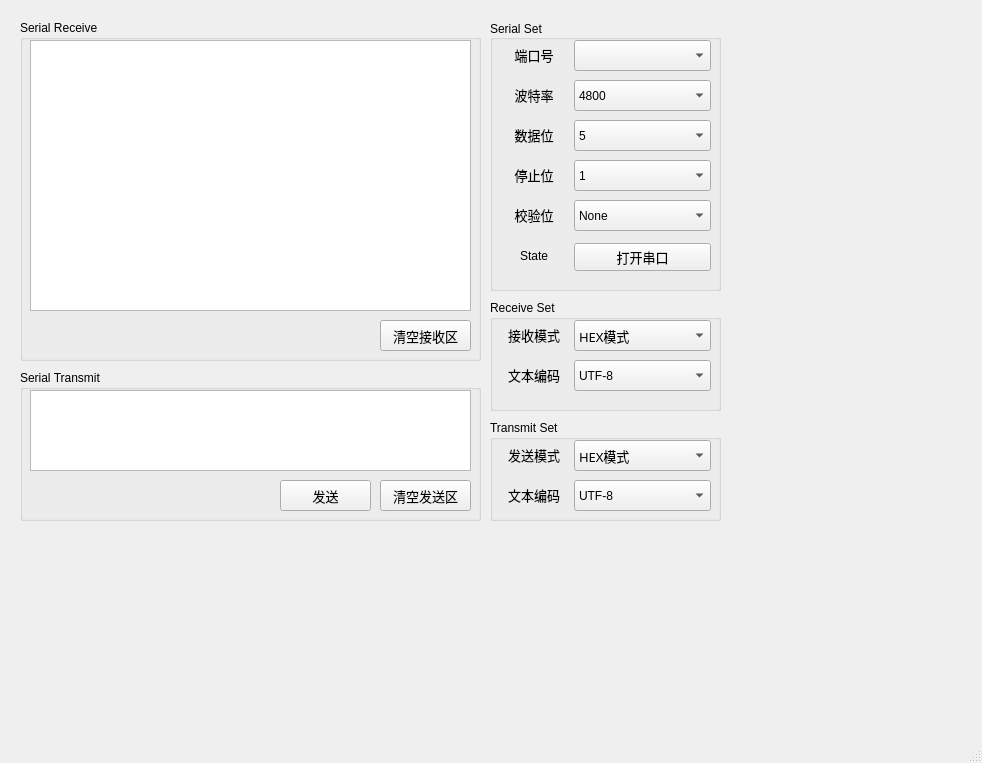
<?xml version="1.0" encoding="UTF-8"?>
<ui version="4.0">
 <class>MainWindow</class>
 <widget class="QMainWindow" name="MainWindow">
  <property name="enabled">
   <bool>true</bool>
  </property>
  <property name="geometry">
   <rect>
    <x>0</x>
    <y>0</y>
    <width>982</width>
    <height>763</height>
   </rect>
  </property>
  <property name="sizePolicy">
   <sizepolicy hsizetype="Expanding" vsizetype="Expanding">
    <horstretch>0</horstretch>
    <verstretch>0</verstretch>
   </sizepolicy>
  </property>
  <property name="mouseTracking">
   <bool>false</bool>
  </property>
  <property name="focusPolicy">
   <enum>Qt::FocusPolicy::StrongFocus</enum>
  </property>
  <property name="windowTitle">
   <string>MainWindow</string>
  </property>
  <property name="autoFillBackground">
   <bool>false</bool>
  </property>
  <widget class="QWidget" name="centralwidget">
   <widget class="QGroupBox" name="Receive_set_area">
    <property name="geometry">
     <rect>
      <x>490</x>
      <y>300</y>
      <width>231</width>
      <height>111</height>
     </rect>
    </property>
    <property name="sizePolicy">
     <sizepolicy hsizetype="Expanding" vsizetype="Expanding">
      <horstretch>0</horstretch>
      <verstretch>0</verstretch>
     </sizepolicy>
    </property>
    <property name="title">
     <string>Receive Set</string>
    </property>
    <widget class="QWidget" name="layoutWidget_9">
     <property name="geometry">
      <rect>
       <x>10</x>
       <y>60</y>
       <width>211</width>
       <height>31</height>
      </rect>
     </property>
     <layout class="QHBoxLayout" name="horizontalLayout_12" stretch="1,2">
      <item>
       <widget class="QLabel" name="Checkbits_label_3">
        <property name="font">
         <font>
          <family>微软雅黑</family>
          <pointsize>10</pointsize>
         </font>
        </property>
        <property name="mouseTracking">
         <bool>true</bool>
        </property>
        <property name="text">
         <string>&lt;html&gt;&lt;head/&gt;&lt;body&gt;&lt;p align=&quot;center&quot;&gt;文本编码&lt;/p&gt;&lt;/body&gt;&lt;/html&gt;</string>
        </property>
        <property name="textFormat">
         <enum>Qt::TextFormat::AutoText</enum>
        </property>
       </widget>
      </item>
      <item>
       <widget class="SerialComboBox" name="Receive_text_encoder">
        <property name="enabled">
         <bool>true</bool>
        </property>
        <property name="sizePolicy">
         <sizepolicy hsizetype="Preferred" vsizetype="Preferred">
          <horstretch>0</horstretch>
          <verstretch>0</verstretch>
         </sizepolicy>
        </property>
        <item>
         <property name="text">
          <string>UTF-8</string>
         </property>
        </item>
        <item>
         <property name="text">
          <string>GBK</string>
         </property>
        </item>
       </widget>
      </item>
     </layout>
    </widget>
    <widget class="QWidget" name="layoutWidget_8">
     <property name="geometry">
      <rect>
       <x>10</x>
       <y>20</y>
       <width>211</width>
       <height>31</height>
      </rect>
     </property>
     <layout class="QHBoxLayout" name="horizontalLayout_11" stretch="1,2">
      <item>
       <widget class="QLabel" name="Receive_mode">
        <property name="font">
         <font>
          <family>微软雅黑</family>
          <pointsize>10</pointsize>
         </font>
        </property>
        <property name="mouseTracking">
         <bool>true</bool>
        </property>
        <property name="text">
         <string>&lt;html&gt;&lt;head/&gt;&lt;body&gt;&lt;p align=&quot;center&quot;&gt;接收模式&lt;/p&gt;&lt;/body&gt;&lt;/html&gt;</string>
        </property>
        <property name="textFormat">
         <enum>Qt::TextFormat::AutoText</enum>
        </property>
       </widget>
      </item>
      <item>
       <widget class="SerialComboBox" name="Receive_mode_list">
        <property name="enabled">
         <bool>true</bool>
        </property>
        <property name="sizePolicy">
         <sizepolicy hsizetype="Preferred" vsizetype="Preferred">
          <horstretch>0</horstretch>
          <verstretch>0</verstretch>
         </sizepolicy>
        </property>
        <property name="font">
         <font>
          <family>微软雅黑</family>
          <pointsize>10</pointsize>
         </font>
        </property>
        <item>
         <property name="text">
          <string>HEX模式</string>
         </property>
        </item>
        <item>
         <property name="text">
          <string>文本模式</string>
         </property>
        </item>
       </widget>
      </item>
     </layout>
    </widget>
   </widget>
   <widget class="QGroupBox" name="Transmit_set_area">
    <property name="geometry">
     <rect>
      <x>490</x>
      <y>420</y>
      <width>231</width>
      <height>101</height>
     </rect>
    </property>
    <property name="sizePolicy">
     <sizepolicy hsizetype="Expanding" vsizetype="Expanding">
      <horstretch>0</horstretch>
      <verstretch>0</verstretch>
     </sizepolicy>
    </property>
    <property name="title">
     <string>Transmit Set</string>
    </property>
    <widget class="QWidget" name="layoutWidget_11">
     <property name="geometry">
      <rect>
       <x>10</x>
       <y>60</y>
       <width>211</width>
       <height>31</height>
      </rect>
     </property>
     <layout class="QHBoxLayout" name="horizontalLayout_14" stretch="1,2">
      <item>
       <widget class="QLabel" name="Checkbits_label_5">
        <property name="font">
         <font>
          <family>微软雅黑</family>
          <pointsize>10</pointsize>
         </font>
        </property>
        <property name="mouseTracking">
         <bool>true</bool>
        </property>
        <property name="text">
         <string>&lt;html&gt;&lt;head/&gt;&lt;body&gt;&lt;p align=&quot;center&quot;&gt;文本编码&lt;/p&gt;&lt;/body&gt;&lt;/html&gt;</string>
        </property>
        <property name="textFormat">
         <enum>Qt::TextFormat::AutoText</enum>
        </property>
       </widget>
      </item>
      <item>
       <widget class="SerialComboBox" name="Transmit_text_encoder">
        <property name="enabled">
         <bool>true</bool>
        </property>
        <property name="sizePolicy">
         <sizepolicy hsizetype="Preferred" vsizetype="Preferred">
          <horstretch>0</horstretch>
          <verstretch>0</verstretch>
         </sizepolicy>
        </property>
        <item>
         <property name="text">
          <string>UTF-8</string>
         </property>
        </item>
        <item>
         <property name="text">
          <string>GBK</string>
         </property>
        </item>
       </widget>
      </item>
     </layout>
    </widget>
    <widget class="QWidget" name="layoutWidget_10">
     <property name="geometry">
      <rect>
       <x>10</x>
       <y>20</y>
       <width>211</width>
       <height>31</height>
      </rect>
     </property>
     <layout class="QHBoxLayout" name="horizontalLayout_13" stretch="1,2">
      <item>
       <widget class="QLabel" name="Transmit_mode">
        <property name="font">
         <font>
          <family>微软雅黑</family>
          <pointsize>10</pointsize>
         </font>
        </property>
        <property name="mouseTracking">
         <bool>true</bool>
        </property>
        <property name="text">
         <string>&lt;html&gt;&lt;head/&gt;&lt;body&gt;&lt;p align=&quot;center&quot;&gt;发送模式&lt;/p&gt;&lt;/body&gt;&lt;/html&gt;</string>
        </property>
        <property name="textFormat">
         <enum>Qt::TextFormat::AutoText</enum>
        </property>
       </widget>
      </item>
      <item>
       <widget class="SerialComboBox" name="Transmit_mode_list">
        <property name="enabled">
         <bool>true</bool>
        </property>
        <property name="sizePolicy">
         <sizepolicy hsizetype="Preferred" vsizetype="Preferred">
          <horstretch>0</horstretch>
          <verstretch>0</verstretch>
         </sizepolicy>
        </property>
        <property name="font">
         <font>
          <family>微软雅黑</family>
          <pointsize>10</pointsize>
         </font>
        </property>
        <item>
         <property name="text">
          <string>HEX模式</string>
         </property>
        </item>
        <item>
         <property name="text">
          <string>文本模式</string>
         </property>
        </item>
       </widget>
      </item>
     </layout>
    </widget>
   </widget>
   <widget class="QGroupBox" name="Serial_transmit_area">
    <property name="geometry">
     <rect>
      <x>20</x>
      <y>370</y>
      <width>461</width>
      <height>151</height>
     </rect>
    </property>
    <property name="title">
     <string>Serial Transmit</string>
    </property>
    <widget class="QPlainTextEdit" name="Transmit_data">
     <property name="geometry">
      <rect>
       <x>10</x>
       <y>20</y>
       <width>441</width>
       <height>81</height>
      </rect>
     </property>
    </widget>
    <widget class="QPushButton" name="clear_transmit_data">
     <property name="geometry">
      <rect>
       <x>360</x>
       <y>110</y>
       <width>91</width>
       <height>31</height>
      </rect>
     </property>
     <property name="sizePolicy">
      <sizepolicy hsizetype="Fixed" vsizetype="Fixed">
       <horstretch>0</horstretch>
       <verstretch>0</verstretch>
      </sizepolicy>
     </property>
     <property name="font">
      <font>
       <family>微软雅黑</family>
       <pointsize>10</pointsize>
      </font>
     </property>
     <property name="text">
      <string>清空发送区</string>
     </property>
    </widget>
    <widget class="QPushButton" name="Transmit_button">
     <property name="geometry">
      <rect>
       <x>260</x>
       <y>110</y>
       <width>91</width>
       <height>31</height>
      </rect>
     </property>
     <property name="sizePolicy">
      <sizepolicy hsizetype="Fixed" vsizetype="Fixed">
       <horstretch>0</horstretch>
       <verstretch>0</verstretch>
      </sizepolicy>
     </property>
     <property name="font">
      <font>
       <family>微软雅黑</family>
       <pointsize>10</pointsize>
      </font>
     </property>
     <property name="text">
      <string>发送</string>
     </property>
    </widget>
   </widget>
   <widget class="QGroupBox" name="Serial_set_area">
    <property name="geometry">
     <rect>
      <x>490</x>
      <y>20</y>
      <width>231</width>
      <height>271</height>
     </rect>
    </property>
    <property name="sizePolicy">
     <sizepolicy hsizetype="Expanding" vsizetype="Expanding">
      <horstretch>0</horstretch>
      <verstretch>0</verstretch>
     </sizepolicy>
    </property>
    <property name="title">
     <string>Serial Set</string>
    </property>
    <property name="alignment">
     <set>Qt::AlignmentFlag::AlignLeading|Qt::AlignmentFlag::AlignLeft|Qt::AlignmentFlag::AlignVCenter</set>
    </property>
    <widget class="QWidget" name="layoutWidget_6">
     <property name="geometry">
      <rect>
       <x>10</x>
       <y>140</y>
       <width>211</width>
       <height>31</height>
      </rect>
     </property>
     <layout class="QHBoxLayout" name="horizontalLayout_7" stretch="1,2">
      <item>
       <widget class="QLabel" name="Stopbits_label">
        <property name="font">
         <font>
          <family>微软雅黑</family>
          <pointsize>10</pointsize>
         </font>
        </property>
        <property name="mouseTracking">
         <bool>true</bool>
        </property>
        <property name="text">
         <string>&lt;html&gt;&lt;head/&gt;&lt;body&gt;&lt;p align=&quot;center&quot;&gt;停止位&lt;/p&gt;&lt;/body&gt;&lt;/html&gt;</string>
        </property>
        <property name="textFormat">
         <enum>Qt::TextFormat::AutoText</enum>
        </property>
       </widget>
      </item>
      <item>
       <widget class="SerialComboBox" name="Stopbits_list">
        <property name="enabled">
         <bool>true</bool>
        </property>
        <property name="sizePolicy">
         <sizepolicy hsizetype="Preferred" vsizetype="Preferred">
          <horstretch>0</horstretch>
          <verstretch>0</verstretch>
         </sizepolicy>
        </property>
        <item>
         <property name="text">
          <string>1</string>
         </property>
        </item>
        <item>
         <property name="text">
          <string>2</string>
         </property>
        </item>
       </widget>
      </item>
     </layout>
    </widget>
    <widget class="QWidget" name="layoutWidget">
     <property name="geometry">
      <rect>
       <x>10</x>
       <y>20</y>
       <width>211</width>
       <height>31</height>
      </rect>
     </property>
     <layout class="QHBoxLayout" name="horizontalLayout" stretch="1,2">
      <item>
       <widget class="QLabel" name="COM_label">
        <property name="font">
         <font>
          <family>微软雅黑</family>
          <pointsize>10</pointsize>
         </font>
        </property>
        <property name="mouseTracking">
         <bool>true</bool>
        </property>
        <property name="text">
         <string>&lt;html&gt;&lt;head/&gt;&lt;body&gt;&lt;p align=&quot;center&quot;&gt;端口号&lt;/p&gt;&lt;/body&gt;&lt;/html&gt;</string>
        </property>
        <property name="textFormat">
         <enum>Qt::TextFormat::AutoText</enum>
        </property>
       </widget>
      </item>
      <item>
       <widget class="SerialComboBox" name="Serial_COM_list">
        <property name="enabled">
         <bool>true</bool>
        </property>
        <property name="sizePolicy">
         <sizepolicy hsizetype="Preferred" vsizetype="Preferred">
          <horstretch>0</horstretch>
          <verstretch>0</verstretch>
         </sizepolicy>
        </property>
        <property name="font">
         <font>
          <family>微软雅黑</family>
          <pointsize>10</pointsize>
         </font>
        </property>
       </widget>
      </item>
     </layout>
    </widget>
    <widget class="QWidget" name="layoutWidget_5">
     <property name="geometry">
      <rect>
       <x>10</x>
       <y>100</y>
       <width>211</width>
       <height>31</height>
      </rect>
     </property>
     <layout class="QHBoxLayout" name="horizontalLayout_6" stretch="1,2">
      <item>
       <widget class="QLabel" name="Databits_lablel">
        <property name="font">
         <font>
          <family>微软雅黑</family>
          <pointsize>10</pointsize>
         </font>
        </property>
        <property name="mouseTracking">
         <bool>true</bool>
        </property>
        <property name="text">
         <string>&lt;html&gt;&lt;head/&gt;&lt;body&gt;&lt;p align=&quot;center&quot;&gt;数据位&lt;/p&gt;&lt;/body&gt;&lt;/html&gt;</string>
        </property>
        <property name="textFormat">
         <enum>Qt::TextFormat::AutoText</enum>
        </property>
       </widget>
      </item>
      <item>
       <widget class="SerialComboBox" name="Databits_list">
        <property name="enabled">
         <bool>true</bool>
        </property>
        <property name="sizePolicy">
         <sizepolicy hsizetype="Preferred" vsizetype="Preferred">
          <horstretch>0</horstretch>
          <verstretch>0</verstretch>
         </sizepolicy>
        </property>
        <item>
         <property name="text">
          <string>5</string>
         </property>
        </item>
        <item>
         <property name="text">
          <string>6</string>
         </property>
        </item>
        <item>
         <property name="text">
          <string>7</string>
         </property>
        </item>
        <item>
         <property name="text">
          <string>8</string>
         </property>
        </item>
       </widget>
      </item>
     </layout>
    </widget>
    <widget class="QWidget" name="layoutWidget">
     <property name="geometry">
      <rect>
       <x>10</x>
       <y>220</y>
       <width>211</width>
       <height>34</height>
      </rect>
     </property>
     <layout class="QHBoxLayout" name="horizontalLayout_2" stretch="1,2">
      <item>
       <widget class="QLabel" name="Serial_State2">
        <property name="sizePolicy">
         <sizepolicy hsizetype="Preferred" vsizetype="Fixed">
          <horstretch>0</horstretch>
          <verstretch>0</verstretch>
         </sizepolicy>
        </property>
        <property name="minimumSize">
         <size>
          <width>0</width>
          <height>25</height>
         </size>
        </property>
        <property name="text">
         <string>&lt;html&gt;&lt;head/&gt;&lt;body&gt;&lt;p align=&quot;center&quot;&gt;State&lt;/p&gt;&lt;/body&gt;&lt;/html&gt;</string>
        </property>
       </widget>
      </item>
      <item>
       <widget class="QPushButton" name="open_close_serial">
        <property name="font">
         <font>
          <family>微软雅黑</family>
          <pointsize>10</pointsize>
         </font>
        </property>
        <property name="toolTip">
         <string/>
        </property>
        <property name="autoFillBackground">
         <bool>true</bool>
        </property>
        <property name="text">
         <string>打开串口</string>
        </property>
       </widget>
      </item>
     </layout>
    </widget>
    <widget class="QWidget" name="layoutWidget_7">
     <property name="geometry">
      <rect>
       <x>10</x>
       <y>180</y>
       <width>211</width>
       <height>31</height>
      </rect>
     </property>
     <layout class="QHBoxLayout" name="horizontalLayout_8" stretch="1,2">
      <item>
       <widget class="QLabel" name="Checkbits_label">
        <property name="font">
         <font>
          <family>微软雅黑</family>
          <pointsize>10</pointsize>
         </font>
        </property>
        <property name="mouseTracking">
         <bool>true</bool>
        </property>
        <property name="text">
         <string>&lt;html&gt;&lt;head/&gt;&lt;body&gt;&lt;p align=&quot;center&quot;&gt;校验位&lt;/p&gt;&lt;/body&gt;&lt;/html&gt;</string>
        </property>
        <property name="textFormat">
         <enum>Qt::TextFormat::AutoText</enum>
        </property>
       </widget>
      </item>
      <item>
       <widget class="SerialComboBox" name="Checkbits_list">
        <property name="enabled">
         <bool>true</bool>
        </property>
        <property name="sizePolicy">
         <sizepolicy hsizetype="Preferred" vsizetype="Preferred">
          <horstretch>0</horstretch>
          <verstretch>0</verstretch>
         </sizepolicy>
        </property>
        <item>
         <property name="text">
          <string>None</string>
         </property>
        </item>
        <item>
         <property name="text">
          <string>Even</string>
         </property>
        </item>
        <item>
         <property name="text">
          <string>Odd</string>
         </property>
        </item>
       </widget>
      </item>
     </layout>
    </widget>
    <widget class="QWidget" name="layoutWidget_4">
     <property name="geometry">
      <rect>
       <x>10</x>
       <y>60</y>
       <width>211</width>
       <height>31</height>
      </rect>
     </property>
     <layout class="QHBoxLayout" name="horizontalLayout_5" stretch="1,2">
      <item>
       <widget class="QLabel" name="Baudrate_label">
        <property name="font">
         <font>
          <family>微软雅黑</family>
          <pointsize>10</pointsize>
         </font>
        </property>
        <property name="mouseTracking">
         <bool>true</bool>
        </property>
        <property name="text">
         <string>&lt;html&gt;&lt;head/&gt;&lt;body&gt;&lt;p align=&quot;center&quot;&gt;波特率&lt;/p&gt;&lt;/body&gt;&lt;/html&gt;</string>
        </property>
        <property name="textFormat">
         <enum>Qt::TextFormat::AutoText</enum>
        </property>
       </widget>
      </item>
      <item>
       <widget class="SerialComboBox" name="Baudrate_list">
        <property name="enabled">
         <bool>true</bool>
        </property>
        <property name="sizePolicy">
         <sizepolicy hsizetype="Preferred" vsizetype="Preferred">
          <horstretch>0</horstretch>
          <verstretch>0</verstretch>
         </sizepolicy>
        </property>
        <property name="currentText">
         <string>4800</string>
        </property>
        <item>
         <property name="text">
          <string>4800</string>
         </property>
        </item>
        <item>
         <property name="text">
          <string>9600</string>
         </property>
        </item>
        <item>
         <property name="text">
          <string>19200</string>
         </property>
        </item>
        <item>
         <property name="text">
          <string>38400</string>
         </property>
        </item>
        <item>
         <property name="text">
          <string>57600</string>
         </property>
        </item>
        <item>
         <property name="text">
          <string>115200</string>
         </property>
        </item>
       </widget>
      </item>
     </layout>
    </widget>
   </widget>
   <widget class="QGroupBox" name="Serial_receive_area">
    <property name="geometry">
     <rect>
      <x>20</x>
      <y>20</y>
      <width>461</width>
      <height>341</height>
     </rect>
    </property>
    <property name="sizePolicy">
     <sizepolicy hsizetype="Expanding" vsizetype="Expanding">
      <horstretch>0</horstretch>
      <verstretch>0</verstretch>
     </sizepolicy>
    </property>
    <property name="title">
     <string>Serial Receive</string>
    </property>
    <widget class="QPlainTextEdit" name="Receive_data">
     <property name="geometry">
      <rect>
       <x>10</x>
       <y>20</y>
       <width>441</width>
       <height>271</height>
      </rect>
     </property>
     <property name="sizePolicy">
      <sizepolicy hsizetype="Expanding" vsizetype="Expanding">
       <horstretch>0</horstretch>
       <verstretch>0</verstretch>
      </sizepolicy>
     </property>
    </widget>
    <widget class="QPushButton" name="clear_receive_button">
     <property name="geometry">
      <rect>
       <x>360</x>
       <y>300</y>
       <width>91</width>
       <height>31</height>
      </rect>
     </property>
     <property name="sizePolicy">
      <sizepolicy hsizetype="Fixed" vsizetype="Fixed">
       <horstretch>0</horstretch>
       <verstretch>0</verstretch>
      </sizepolicy>
     </property>
     <property name="font">
      <font>
       <family>微软雅黑</family>
       <pointsize>10</pointsize>
      </font>
     </property>
     <property name="text">
      <string>清空接收区</string>
     </property>
    </widget>
   </widget>
   <zorder>Serial_receive_area</zorder>
   <zorder>Serial_set_area</zorder>
   <zorder>Transmit_set_area</zorder>
   <zorder>Receive_set_area</zorder>
   <zorder>Serial_transmit_area</zorder>
  </widget>
  <widget class="QMenuBar" name="menubar">
   <property name="geometry">
    <rect>
     <x>0</x>
     <y>0</y>
     <width>982</width>
     <height>26</height>
    </rect>
   </property>
  </widget>
  <widget class="QStatusBar" name="statusbar"/>
 </widget>
 <customwidgets>
  <customwidget>
   <class>SerialComboBox</class>
   <extends>QComboBox</extends>
   <header location="global">serialcombobox.h</header>
  </customwidget>
 </customwidgets>
 <resources/>
 <connections/>
</ui>
